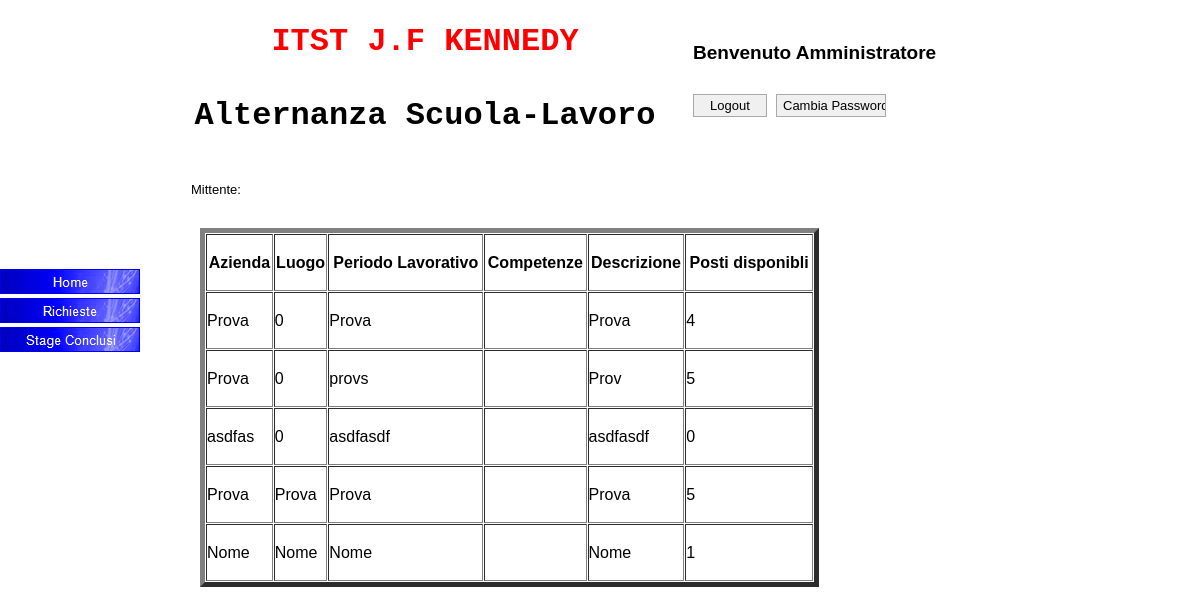
The page /Sito/VisualizzaioneRichiestaAzienda.php on the database its author committed.
### tables this page shows
CREATE TABLE IF NOT EXISTS `richiesteaziende` (
  `AznID` int(20) NOT NULL AUTO_INCREMENT,
  `AznNome` varchar(20) NOT NULL,
  `AznPeriodo` varchar(20) NOT NULL,
  `AznCompetenze` varchar(100) NOT NULL,
  `AznPostiDisponibili` int(11) NOT NULL,
  `AznDescrizioneLavoro` varchar(200) NOT NULL,
  `AznContatto` text NOT NULL,
  `AznLuogo` varchar(30) NOT NULL,
  PRIMARY KEY (`AznID`)
);

### Sito/VisualizzaioneRichiestaAzienda.php (the view, shortened to what this page needs)
<html>
<head>
  <?php
   require 'Connessione.php';
   ?>
<link href="VisualizzazioneRichiesta.css" rel="stylesheet" type="text/css">
<link href="VisualizzazioneRichiestaAzienda.css" rel="stylesheet" type="text/css">
</head>
<body>
<div id="NavigationBar1" style="position:absolute;left:0px;top:269px;width:140px;height:116px;z-index:3;">
<ul class="navbar">
<li><a href=""><img alt="" src="images/img0001_over.gif" class="hover"><span><img alt="" src="images/img0001.gif"></span></a></li>
<li><a href=""><img alt="" src="images/img0002_over.gif" class="hover"><span><img alt="" src="images/img0002.gif"></span></a></li>
<li><a href=""><img alt="" src="images/img0003_over.gif" class="hover"><span><img alt="" src="images/img0003.gif"></span></a></li>
</ul>
</div>
<?php
require 'Connessione.php';
$select="SELECT * FROM richiesteaziende ";
$result=mysqli_query( $connesso,$select) or die(mysql_error());
echo '
<table style="position:absolute;left:200px;top:228px;width:619px;height:359px;z-index:1;" cellpadding="0" cellspacing="1" id="Table1" border="5">
   <tr>
      <th>Azienda</th>
      <th>Luogo</th>
      <th>Periodo Lavorativo</th>
      <th>Competenze</th>
      <th>Descrizione</th>
      <th>Posti disponibli</th>
   </tr>';
$num=mysqli_num_rows($result);
if(0==$num)
{
echo "No record";
exit;
}
else
{
while ($row = mysqli_fetch_assoc($result)) {
   $Azienda   = htmlentities($row['AznNome']);
   $Luogo     = htmlentities($row['AznLuogo']);
    $Descrizione     = htmlentities($row['AznDescrizioneLavoro']);
    $Periodo    = htmlentities($row['AznPeriodo']);
    $Posti    = htmlentities($row['AznPostiDisponibili']);
    $Competenze   = htmlentities($row['AznCompetenze']);
   echo "<tr>
         <td>$Azienda</td>
         <td>$Luogo</td>
         <td>$Periodo</td>
         <td>$Competenze</td>
         <td>$Descrizione</td>
         <td>$Posti</td>
      </tr>";
}
}
echo '</table>';
?>
<input type="submit" id="Button4" name="" value="Logout" style="position:absolute;left:693px;top:94px;width:74px;height:23px;z-index:2;">
<input type="submit" id="Button5" name="" value="Cambia Password" style="position:absolute;left:776px;top:94px;width:110px;height:23px;z-index:3;">
<div id="wb_Text3" style="position:absolute;left:191px;top:182px;width:422px;height:16px;z-index:4;text-align:left;">
<span style="color:#000000;font-family:Arial;font-size:13px;">Mittente:</span></div>
<div id="wb_Text4" style="position:absolute;left:191px;top:213px;width:281px;height:32px;z-index:5;text-align:left;">
<span style="color:#000000;font-family:Arial;font-size:13px;"><br></span></div>
<div id="wb_Text2" style="position:absolute;left:693px;top:42px;width:245px;height:44px;z-index:6;text-align:left;">
<span style="color:#000000;font-family:Arial;font-size:19px;"><strong>Benvenuto Amministratore</strong></span></div>
<div id="wb_Text1" style="position:absolute;left:140px;top:23px;width:570px;height:108px;text-align:center;z-index:7;" class="Heading 1 <h1>">
<span style="color:#FF0000;font-family:'Courier New';font-size:32px;"><strong>ITST J.F KENNEDY<br></strong></span><span style="color:#000000;font-family:'Courier New';font-size:32px;"><strong><br>Alternanza Scuola-Lavoro</strong></span></div>
</body>
</html>

### Sito/VisualizzazioneRichiesta.css (style rules this page uses)
a { color: #0000FF; text-decoration: underline; }

### Sito/VisualizzazioneRichiestaAzienda.css (style rules this page uses)
body { background-color: #FFFFFF; color: #000000; font-family: Arial; font-size: 13px; margin: 0; padding: 0; }
#NavigationBar1 ul.navbar { list-style: none; margin: 0; padding: 0; }
#NavigationBar1 ul.navbar li { height: 25px; width: 140px; margin: 0 0 4px 0; vertical-align: bottom; }
#NavigationBar1 ul.navbar li a { display: block; position: relative; }
#NavigationBar1 ul.navbar li a img { position: absolute; left: 0; z-index: 1; border-width: 0; }
#NavigationBar1 ul.navbar li span { display: block; height: 25px; width: 140px; position: absolute; z-index: 2; }
#Button4 { border: 1px #A9A9A9 solid; background-color: #F0F0F0; color: #000000; font-family: Arial; font-size: 13px; }
#Button5 { border: 1px #A9A9A9 solid; background-color: #F0F0F0; color: #000000; font-family: Arial; font-size: 13px; }
#wb_Text3 { background-color: transparent; border: 0px #000000 solid; padding: 0; margin: 0; text-align: left; }
#wb_Text4 { background-color: transparent; border: 0px #000000 solid; padding: 0; margin: 0; text-align: left; }
#wb_Text2 { background-color: transparent; border: 0px #000000 solid; padding: 0; margin: 0; text-align: left; }

### rows shown on the page
richiesteaziende: AznNome "Prova", AznLuogo "0", AznPeriodo "Prova", AznDescrizioneLavoro "Prova", AznPostiDisponibili "4"
richiesteaziende: AznNome "Prova", AznLuogo "0", AznPeriodo "provs", AznDescrizioneLavoro "Prov", AznPostiDisponibili "5"
richiesteaziende: AznNome "asdfas", AznLuogo "0", AznPeriodo "asdfasdf", AznDescrizioneLavoro "asdfasdf", AznPostiDisponibili "0"
richiesteaziende: AznNome "Prova", AznLuogo "Prova", AznPeriodo "Prova", AznDescrizioneLavoro "Prova", AznPostiDisponibili "5"
richiesteaziende: AznNome "Nome", AznLuogo "Nome", AznPeriodo "Nome", AznDescrizioneLavoro "Nome", AznPostiDisponibili "1"
